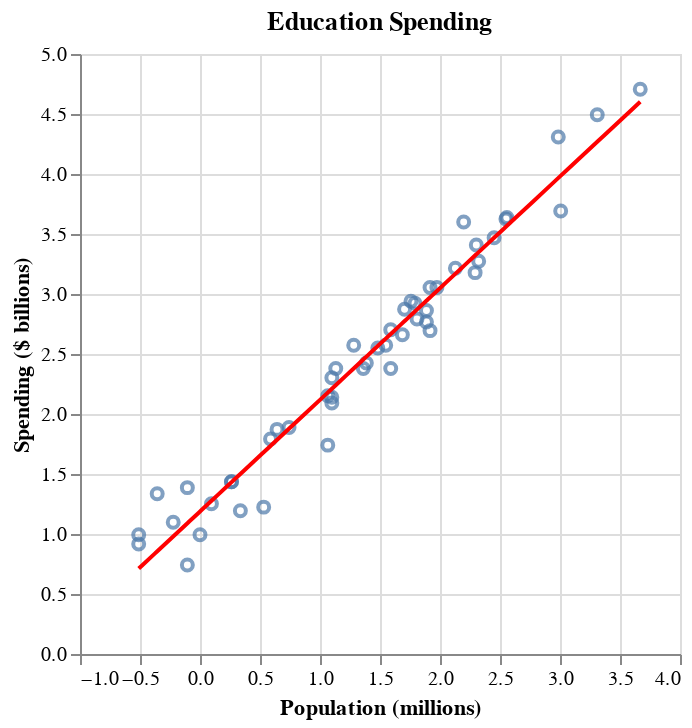

Notebook code cell kept with this figure:
### Markdown cell above
### Example 2.14 Education spending and population with logarithms
In this example we will take the log of both variables and fit a line.  Note how we're creating a temporary data frame here rather than modifying the one in the workspace.  This is a common practice when we're experimenting.

### Code cell
(let ((edu-spending (map-columns (select edu-spending t '(spending population))
				  #'(lambda (x)
				      (elog x))))
      (l-population (elog edu-spending:population))
      (l-spending   (elog edu-spending:spending)))
  (ips:plot
   (vega:defplot log-education-spending
     `(:title "Education Spending"
       :data (:values ,edu-spending)
       :layer #((:mark :point
	   :encoding (:x (:field :population  :type "quantitative" :title "Population (millions)")
                  :y (:field :spending    :type "quantitative" :title "Spending ($ billions)")))
		,(sctplt:fit-line l-population l-spending))))))

### Figure 1 — Vega-Lite specification as saved in the notebook (floating-point values rounded to 4 significant figures)
{"$schema": "https://vega.github.io/schema/vega-lite/v5.json", "data": {"values": [{"population": -0.5108, "spending": 0.9933}, {"population": 1.758, "spending": 2.939}, {"population": 0.5878, "spending": 1.792}, {"population": 1.974, "spending": 3.054}, {"population": 2.128, "spending": 3.215}, {"population": -0.5108, "spending": 0.9163}, {"population": 1.099, "spending": 2.303}, {"population": 3.311, "spending": 4.493}, {"population": 1.887, "spending": 2.766}, {"population": -0.1054, "spending": 0.7419}, {"population": 1.589, "spending": 2.38}, {"population": 0.09531, "spending": 1.253}, {"population": 2.549, "spending": 3.624}, {"population": 1.386, "spending": 2.425}, {"population": 1.361, "spending": 2.38}, {"population": 2.451, "spending": 3.469}, {"population": -0.2231, "spending": 1.099}, {"population": 2.303, "spending": 3.408}, {"population": 2.986, "spending": 4.308}, {"population": 0.7419, "spending": 1.887}, {"population": 2.197, "spending": 3.6}, {"population": 0.2624, "spending": 1.435}, {"population": 1.065, "spending": 1.74}, {"population": 0.6419, "spending": 1.872}, {"population": 0.0, "spending": 0.9933}, {"population": 1.808, "spending": 2.791}, {"population": 1.099, "spending": 2.092}, {"population": 1.705, "spending": 2.874}, {"population": 2.293, "spending": 3.178}, {"population": 1.917, "spending": 3.054}, {"population": 1.792, "spending": 2.923}, {"population": 0.2624, "spending": 1.435}, {"population": 1.548, "spending": 2.573}, {"population": 1.482, "spending": 2.549}, {"population": 1.065, "spending": 2.152}, {"population": 1.131, "spending": 2.38}, {"population": 1.887, "spending": 2.862}, {"population": 2.557, "spending": 3.638}, {"population": 0.5306, "spending": 1.224}, {"population": 0.3365, "spending": 1.194}, {"population": 2.322, "spending": 3.273}, {"population": 3.006, "spending": 3.691}, {"population": -0.1054, "spending": 1.386}, {"population": 1.281, "spending": 2.573}, {"population": 1.686, "spending": 2.66}, {"population": 3.669, "spending": 4.707}, {"population": 1.099, "spending": 2.14}, {"population": 1.917, "spending": 2.695}, {"population": -0.3567, "spending": 1.335}, {"population": 1.589, "spending": 2.701}]}, "layer": [{"encoding": {"x": {"field": "population", "title": "Population (millions)", "type": "quantitative"}, "y": {"field": "spending", "title": "Spending ($ billions)", "type": "quantitative"}}, "mark": "point"}, {"data": {"values": [{"x": -0.5108, "y": 0.7119}, {"x": 1.758, "y": 2.824}, {"x": 0.5878, "y": 1.734}, {"x": 1.974, "y": 3.025}, {"x": 2.128, "y": 3.168}, {"x": -0.5108, "y": 0.7119}, {"x": 1.099, "y": 2.21}, {"x": 3.311, "y": 4.269}, {"x": 1.887, "y": 2.944}, {"x": -0.1054, "y": 1.089}, {"x": 1.589, "y": 2.667}, {"x": 0.09531, "y": 1.276}, {"x": 2.549, "y": 3.56}, {"x": 1.386, "y": 2.478}, {"x": 1.361, "y": 2.454}, {"x": 2.451, "y": 3.469}, {"x": -0.2231, "y": 0.9796}, {"x": 2.303, "y": 3.331}, {"x": 2.986, "y": 3.966}, {"x": 0.7419, "y": 1.878}, {"x": 2.197, "y": 3.233}, {"x": 0.2624, "y": 1.432}, {"x": 1.065, "y": 2.178}, {"x": 0.6419, "y": 1.785}, {"x": 0.0, "y": 1.187}, {"x": 1.808, "y": 2.87}, {"x": 1.099, "y": 2.21}, {"x": 1.705, "y": 2.774}, {"x": 2.293, "y": 3.321}, {"x": 1.917, "y": 2.972}, {"x": 1.792, "y": 2.855}, {"x": 0.2624, "y": 1.432}, {"x": 1.548, "y": 2.628}, {"x": 1.482, "y": 2.566}, {"x": 1.065, "y": 2.178}, {"x": 1.131, "y": 2.24}, {"x": 1.887, "y": 2.944}, {"x": 2.557, "y": 3.568}, {"x": 0.5306, "y": 1.681}, {"x": 0.3365, "y": 1.501}, {"x": 2.322, "y": 3.349}, {"x": 3.006, "y": 3.985}, {"x": -0.1054, "y": 1.089}, {"x": 1.281, "y": 2.38}, {"x": 1.686, "y": 2.757}, {"x": 3.669, "y": 4.602}, {"x": 1.099, "y": 2.21}, {"x": 1.917, "y": 2.972}, {"x": -0.3567, "y": 0.8553}, {"x": 1.589, "y": 2.667}]}, "encoding": {"x": {"field": "x", "type": "quantitative"}, "y": {"field": "y", "type": "quantitative"}}, "mark": {"color": "red", "interpolate": "basis", "type": "line"}}], "title": "Education Spending"}
